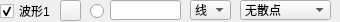
               <widget class="QWidget" name="widget_1" native="true">
                <property name="minimumSize">
                 <size>
                  <width>335</width>
                  <height>22</height>
                 </size>
                </property>
                <property name="maximumSize">
                 <size>
                  <width>16777215</width>
                  <height>22</height>
                 </size>
                </property>
                <widget class="QLineEdit" name="txtValueCurve1">
                 <property name="geometry">
                  <rect>
                   <x>110</x>
                   <y>0</y>
                   <width>71</width>
                   <height>20</height>
                  </rect>
                 </property>
                 <property name="text">
                  <string/>
                 </property>
                </widget>
                <widget class="QRadioButton" name="rdoBoldCurve1">
                 <property name="geometry">
                  <rect>
                   <x>90</x>
                   <y>3</y>
                   <width>16</width>
                   <height>16</height>
                  </rect>
                 </property>
                 <property name="text">
                  <string/>
                 </property>
                 <property name="checked">
                  <bool>false</bool>
                 </property>
                </widget>
                <widget class="QCheckBox" name="chkVisibleCurve1">
                 <property name="geometry">
                  <rect>
                   <x>0</x>
                   <y>3</y>
                   <width>53</width>
                   <height>16</height>
                  </rect>
                 </property>
                 <property name="text">
                  <string>波形1</string>
                 </property>
                 <property name="checked">
                  <bool>true</bool>
                 </property>
                </widget>
                <widget class="QPushButton" name="btnColourCurve1">
                 <property name="geometry">
                  <rect>
                   <x>60</x>
                   <y>0</y>
                   <width>21</width>
                   <height>21</height>
                  </rect>
                 </property>
                 <property name="text">
                  <string/>
                 </property>
                </widget>
                <widget class="QComboBox" name="cmbScatterStyle1">
                 <property name="geometry">
                  <rect>
                   <x>240</x>
                   <y>0</y>
                   <width>91</width>
                   <height>20</height>
                  </rect>
                 </property>
                 <property name="focusPolicy">
                  <enum>Qt::WheelFocus</enum>
                 </property>
                 <property name="maxVisibleItems">
                  <number>20</number>
                 </property>
                 <item>
                  <property name="text">
                   <string>无散点</string>
                  </property>
                  <property name="icon">
                   <iconset resource="res.qrc">
                    <normaloff>:/pic/ssNone.png</normaloff>:/pic/ssNone.png</iconset>
                  </property>
                 </item>
                 <item>
                  <property name="text">
                   <string>x形</string>
                  </property>
                  <property name="icon">
                   <iconset resource="res.qrc">
                    <normaloff>:/pic/ssCross.png</normaloff>:/pic/ssCross.png</iconset>
                  </property>
                 </item>
                 <item>
                  <property name="text">
                   <string>+形</string>
                  </property>
                  <property name="icon">
                   <iconset resource="res.qrc">
                    <normaloff>:/pic/ssPlus.png</normaloff>:/pic/ssPlus.png</iconset>
                  </property>
                 </item>
                 <item>
                  <property name="text">
                   <string>空心圆</string>
                  </property>
                  <property name="icon">
                   <iconset resource="res.qrc">
                    <normaloff>:/pic/ssCircle.png</normaloff>:/pic/ssCircle.png</iconset>
                  </property>
                 </item>
                 <item>
                  <property name="text">
                   <string>实心圆</string>
                  </property>
                  <property name="icon">
                   <iconset resource="res.qrc">
                    <normaloff>:/pic/ssDisc.png</normaloff>:/pic/ssDisc.png</iconset>
                  </property>
                 </item>
                 <item>
                  <property name="text">
                   <string>矩形</string>
                  </property>
                  <property name="icon">
                   <iconset resource="res.qrc">
                    <normaloff>:/pic/ssSquare.png</normaloff>:/pic/ssSquare.png</iconset>
                  </property>
                 </item>
                 <item>
                  <property name="text">
                   <string>菱形</string>
                  </property>
                  <property name="icon">
                   <iconset resource="res.qrc">
                    <normaloff>:/pic/ssDiamond.png</normaloff>:/pic/ssDiamond.png</iconset>
                  </property>
                 </item>
                 <item>
                  <property name="text">
                   <string>星形</string>
                  </property>
                  <property name="icon">
                   <iconset resource="res.qrc">
                    <normaloff>:/pic/ssStar.png</normaloff>:/pic/ssStar.png</iconset>
                  </property>
                 </item>
                 <item>
                  <property name="text">
                   <string>正三角</string>
                  </property>
                  <property name="icon">
                   <iconset resource="res.qrc">
                    <normaloff>:/pic/ssTriangle.png</normaloff>:/pic/ssTriangle.png</iconset>
                  </property>
                 </item>
                 <item>
                  <property name="text">
                   <string>倒三角</string>
                  </property>
                  <property name="icon">
                   <iconset resource="res.qrc">
                    <normaloff>:/pic/ssTriangleInverted.png</normaloff>:/pic/ssTriangleInverted.png</iconset>
                  </property>
                 </item>
                 <item>
                  <property name="text">
                   <string>x框</string>
                  </property>
                  <property name="icon">
                   <iconset resource="res.qrc">
                    <normaloff>:/pic/ssCrossSquare.png</normaloff>:/pic/ssCrossSquare.png</iconset>
                  </property>
                 </item>
                 <item>
                  <property name="text">
                   <string>+框</string>
                  </property>
                  <property name="icon">
                   <iconset resource="res.qrc">
                    <normaloff>:/pic/ssPlusSquare.png</normaloff>:/pic/ssPlusSquare.png</iconset>
                  </property>
                 </item>
                 <item>
                  <property name="text">
                   <string>x圆</string>
                  </property>
                  <property name="icon">
                   <iconset resource="res.qrc">
                    <normaloff>:/pic/ssCrossCircle.png</normaloff>:/pic/ssCrossCircle.png</iconset>
                  </property>
                 </item>
                 <item>
                  <property name="text">
                   <string>+圆</string>
                  </property>
                  <property name="icon">
                   <iconset resource="res.qrc">
                    <normaloff>:/pic/ssPlusCircle.png</normaloff>:/pic/ssPlusCircle.png</iconset>
                  </property>
                 </item>
                 <item>
                  <property name="text">
                   <string>和平</string>
                  </property>
                  <property name="icon">
                   <iconset resource="res.qrc">
                    <normaloff>:/pic/ssPeace.png</normaloff>:/pic/ssPeace.png</iconset>
                  </property>
                 </item>
                </widget>
                <widget class="QComboBox" name="cmbLineStyle1">
                 <property name="geometry">
                  <rect>
                   <x>190</x>
                   <y>0</y>
                   <width>41</width>
                   <height>20</height>
                  </rect>
                 </property>
                 <property name="currentIndex">
                  <number>1</number>
                 </property>
                 <item>
                  <property name="text">
                   <string>点</string>
                  </property>
                 </item>
                 <item>
                  <property name="text">
                   <string>线</string>
                  </property>
                 </item>
                 <item>
                  <property name="text">
                   <string>左</string>
                  </property>
                 </item>
                 <item>
                  <property name="text">
                   <string>右</string>
                  </property>
                 </item>
                 <item>
                  <property name="text">
                   <string>中</string>
                  </property>
                 </item>
                 <item>
                  <property name="text">
                   <string>积</string>
                  </property>
                 </item>
                </widget>
               </widget>
